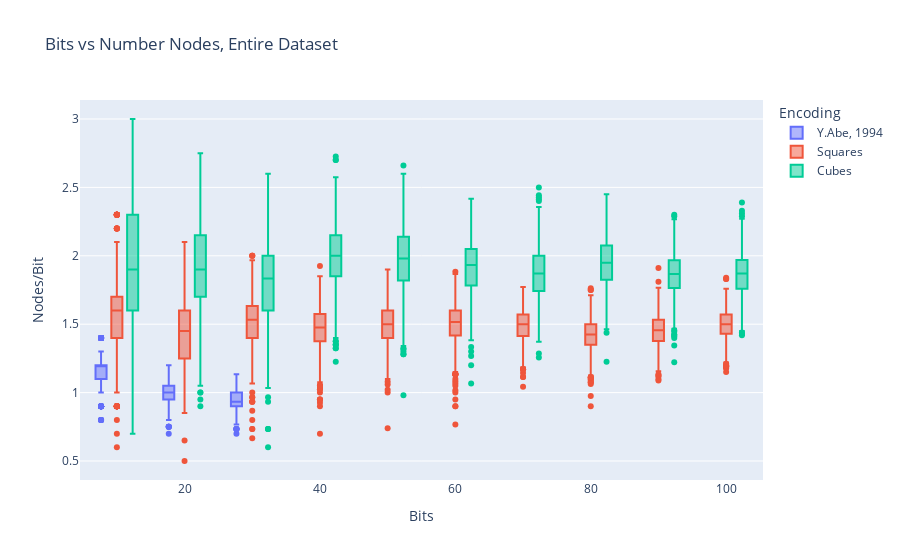
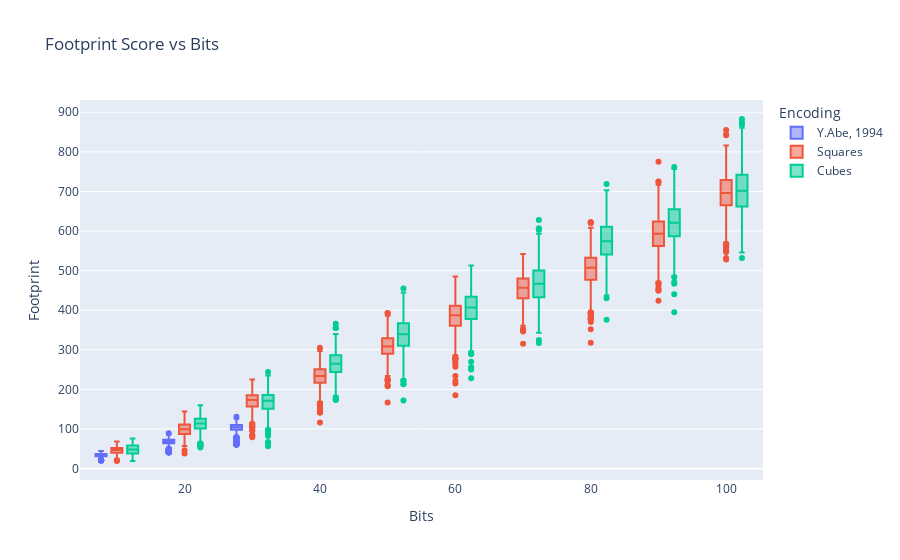

Notebook cell for these charts, in order:
### Markdown cell above
#### 4. Reports

### Code cell
fig = px.box(df, x="Bits", y="Nodes/Bit", color="Encoding", 
             title="Bits vs Number Nodes, Entire Dataset")
fig.show()

fig = px.box(df, x="Bits", y="Footprint", color="Encoding",
             title="Footprint Score vs Bits")
# fig.update_yaxes(tickmode="array", tickvals=[1, 10, 100, 1000, 10000], tickformat=",")
# fig.update_xaxes(tickmode="array", tickvals=BIT_STRING_LENGTHS, tickformat=",")
fig.show()

df_500 = df[df['Bits'] == 500] 
fig = px.scatter(df_500, x="PercOfOnes", y="Nodes/Bit", color="Encoding", 
             title="Percentage of Ones vs Num Nodes, 500 Bits")
fig.show()

fig = px.scatter(df_500, x="Autocorrelation", y="Nodes/Bit", color="Encoding", 
             title="Autocorrelation vs Num Nodes, 500 Bits")
fig.show()

### Figure 1 — Plotly figure (JSON) as saved in the notebook; plotly's stock layout.template omitted (floating-point values rounded to 4 significant figures; data arrays with more than 128 entries replaced by an {"elided": "..."} marker saying what was removed)
{"data": [{"alignmentgroup": "True", "hovertemplate": "Encoding=Y.Abe, 1994<br>Bits=%{x}<br>Nodes/Bit=%{y}<extra></extra>", "legendgroup": "Y.Abe, 1994", "marker": {"color": "#636efa"}, "name": "Y.Abe, 1994", "notched": false, "offsetgroup": "Y.Abe, 1994", "orientation": "v", "showlegend": true, "type": "box", "x": {"elided": "2787 int values"}, "x0": " ", "xaxis": "x", "y": {"elided": "2787 float values"}, "y0": " ", "yaxis": "y"}, {"alignmentgroup": "True", "hovertemplate": "Encoding=Squares<br>Bits=%{x}<br>Nodes/Bit=%{y}<extra></extra>", "legendgroup": "Squares", "marker": {"color": "#EF553B"}, "name": "Squares", "notched": false, "offsetgroup": "Squares", "orientation": "v", "showlegend": true, "type": "box", "x": {"elided": "9290 int values"}, "x0": " ", "xaxis": "x", "y": {"elided": "9290 float values"}, "y0": " ", "yaxis": "y"}, {"alignmentgroup": "True", "hovertemplate": "Encoding=Cubes<br>Bits=%{x}<br>Nodes/Bit=%{y}<extra></extra>", "legendgroup": "Cubes", "marker": {"color": "#00cc96"}, "name": "Cubes", "notched": false, "offsetgroup": "Cubes", "orientation": "v", "showlegend": true, "type": "box", "x": {"elided": "9290 int values"}, "x0": " ", "xaxis": "x", "y": {"elided": "9290 float values"}, "y0": " ", "yaxis": "y"}], "layout": {"boxmode": "group", "legend": {"title": {"text": "Encoding"}, "tracegroupgap": 0}, "title": {"text": "Bits vs Number Nodes, Entire Dataset"}, "xaxis": {"anchor": "y", "domain": [0, 1], "title": {"text": "Bits"}}, "yaxis": {"anchor": "x", "domain": [0, 1], "title": {"text": "Nodes/Bit"}}}}

### Figure 2 — Plotly figure (JSON) as saved in the notebook; plotly's stock layout.template omitted (floating-point values rounded to 4 significant figures; data arrays with more than 128 entries replaced by an {"elided": "..."} marker saying what was removed)
{"data": [{"alignmentgroup": "True", "hovertemplate": "Encoding=Y.Abe, 1994<br>Bits=%{x}<br>Footprint=%{y}<extra></extra>", "legendgroup": "Y.Abe, 1994", "marker": {"color": "#636efa"}, "name": "Y.Abe, 1994", "notched": false, "offsetgroup": "Y.Abe, 1994", "orientation": "v", "showlegend": true, "type": "box", "x": {"elided": "2787 int values"}, "x0": " ", "xaxis": "x", "y": {"elided": "2787 int values"}, "y0": " ", "yaxis": "y"}, {"alignmentgroup": "True", "hovertemplate": "Encoding=Squares<br>Bits=%{x}<br>Footprint=%{y}<extra></extra>", "legendgroup": "Squares", "marker": {"color": "#EF553B"}, "name": "Squares", "notched": false, "offsetgroup": "Squares", "orientation": "v", "showlegend": true, "type": "box", "x": {"elided": "9290 int values"}, "x0": " ", "xaxis": "x", "y": {"elided": "9290 int values"}, "y0": " ", "yaxis": "y"}, {"alignmentgroup": "True", "hovertemplate": "Encoding=Cubes<br>Bits=%{x}<br>Footprint=%{y}<extra></extra>", "legendgroup": "Cubes", "marker": {"color": "#00cc96"}, "name": "Cubes", "notched": false, "offsetgroup": "Cubes", "orientation": "v", "showlegend": true, "type": "box", "x": {"elided": "9290 int values"}, "x0": " ", "xaxis": "x", "y": {"elided": "9290 int values"}, "y0": " ", "yaxis": "y"}], "layout": {"boxmode": "group", "legend": {"title": {"text": "Encoding"}, "tracegroupgap": 0}, "title": {"text": "Footprint Score vs Bits"}, "xaxis": {"anchor": "y", "domain": [0, 1], "title": {"text": "Bits"}}, "yaxis": {"anchor": "x", "domain": [0, 1], "title": {"text": "Footprint"}}}}
